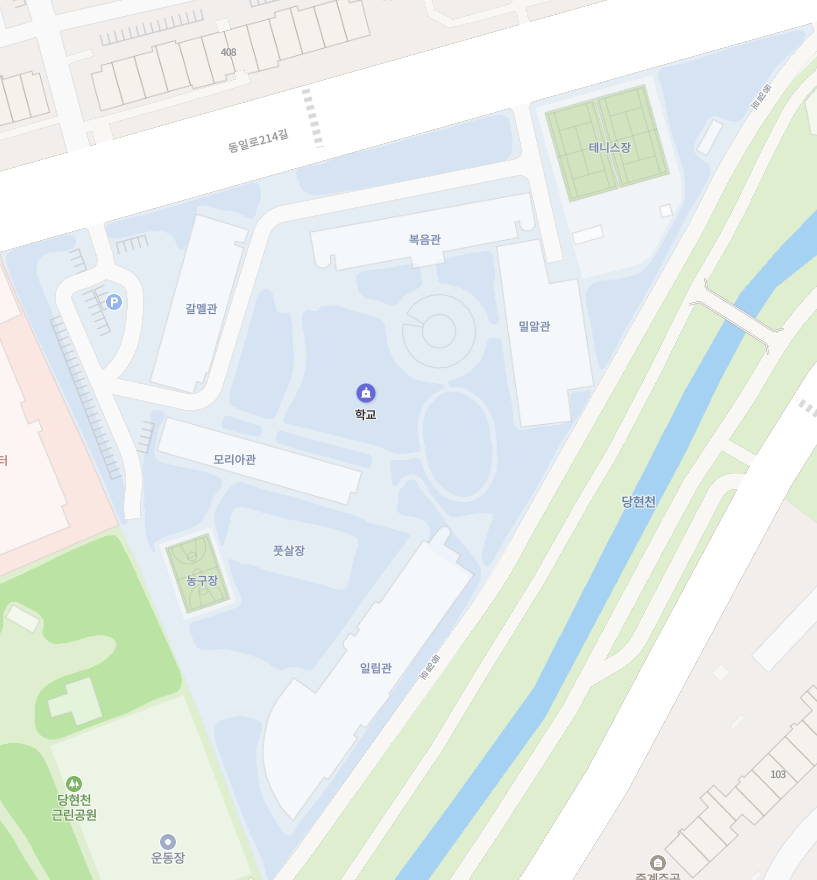
#> input picture GunLongBoat_codex/Assets/Images/naver_map.png, 817 x 880 px
$ python optimize_ilip_box.py
#> lines starting #> are read from the running program, lines starting #| are printed output that depends on the picture; after the words box and inside, x2 and y2 are one past the last pixel; in counts of white or black regions, pixels touching at a corner belong together; long printed decimals are rounded
import math
from pathlib import Path

import numpy as np
from PIL import Image, ImageDraw
from scipy import ndimage, optimize


root = Path(__file__).resolve().parents[1]
source = Image.open(root / "Assets/Images/naver_map.png").convert("RGB")
a = np.asarray(source)
x0, y0, x1, y1 = 220, 500, 500, 850
roi = np.all(a[y0:y1, x0:x1] == (245, 248, 251), axis=2)
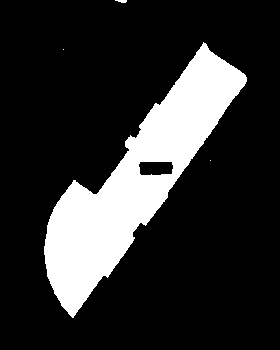
#> roi: shape (350, 280) bool; 18.3% white; 4 white regions (2 under 20 px), largest, box (x1, y1, x2, y2) and area: (44, 42, 247, 318) 17936, (115, 0, 127, 3) 26
labels, count = ndimage.label(roi)
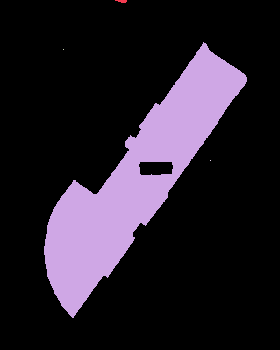
#> labels: shape (350, 280) int32; 5 distinct labels, from 0 to 4; one colour per label, 0 black
#> count = 4
sizes = np.bincount(labels.ravel())[1:]
#> sizes = [26, 17936, 1, 1]
target = labels == (np.argmax(sizes) + 1)
#> target: shape (350, 280) bool; 18.3% white; 1 white region, box (x1, y1, x2, y2) and area: (44, 42, 247, 318) 17936


def corners(values):
    cx, cy, length, width, angle = values
    direction = np.array([math.cos(math.radians(angle)),
                          math.sin(math.radians(angle))])
    side = np.array([-direction[1], direction[0]])
    center = np.array([cx, cy])
    return [center + direction * length / 2 * u + side * width / 2 * v
            for u, v in [(-1, -1), (1, -1), (1, 1), (-1, 1)]]


def score(values):
    if not (300 < values[0] < 400 and 620 < values[1] < 720
            and 240 < values[2] < 315 and 40 < values[3] < 95
            and -60 < values[4] < -45):
        return 1
    mask = Image.new("1", (x1 - x0, y1 - y0))
#> mask: PIL image 280x350 1; every value is 0
    ImageDraw.Draw(mask).polygon([(float(p[0] - x0), float(p[1] - y0))
                                  for p in corners(values)], fill=1)
#> mask: PIL image 280x350 1; 20.8% white; 1 white region, box (x1, y1, x2, y2) and area: (17, 38, 249, 310) 20412
    predicted = np.asarray(mask, dtype=bool)
    intersection = np.count_nonzero(target & predicted)
#> intersection = 16368
    union = np.count_nonzero(target | predicted)
#> union = 21980
    return 1 - intersection / union


initial = np.array([352.58, 673.74, 288, 70.14, -52.5])
result = optimize.minimize(score, initial, method="Nelder-Mead",
                           options={"maxiter": 450, "xatol": 0.05, "fatol": 1e-5})
#> in score (call 2), `ImageDraw.Draw(mask).polygon([(float(p[0] - x0), float(p[1] - y0)) for..`: mask: PIL image 280x350 1; 20.8% white; 1 white region, box (x1, y1, x2, y2) and area: (34, 38, 266, 310) 20412
#> in score (call 3), `ImageDraw.Draw(mask).polygon([(float(p[0] - x0), float(p[1] - y0)) for..`: mask: PIL image 280x350 1; 20.9% white; 1 white region, box (x1, y1, x2, y2) and area: (17, 71, 249, 344) 20529
#> in score (call 4), `ImageDraw.Draw(mask).polygon([(float(p[0] - x0), float(p[1] - y0)) for..`: mask: PIL image 280x350 1; 22.1% white; 1 white region, box (x1, y1, x2, y2) and area: (12, 32, 253, 316) 21628
#> in score (call 5), `ImageDraw.Draw(mask).polygon([(float(p[0] - x0), float(p[1] - y0)) for..`: mask: PIL image 280x350 1; 21.9% white; 1 white region, box (x1, y1, x2, y2) and area: (15, 37, 250, 311) 21450
#> in score (call 6), `ImageDraw.Draw(mask).polygon([(float(p[0] - x0), float(p[1] - y0)) for..`: mask: PIL image 280x350 1; 20.8% white; 1 white region, box (x1, y1, x2, y2) and area: (21, 35, 244, 312) 20425
#> in score (call 7), `ImageDraw.Draw(mask).polygon([(float(p[0] - x0), float(p[1] - y0)) for..`: mask: PIL image 280x350 1; 21.8% white; 1 white region, box (x1, y1, x2, y2) and area: (23, 0, 256, 280) 21352
#> in score (call 8), `ImageDraw.Draw(mask).polygon([(float(p[0] - x0), float(p[1] - y0)) for..`: mask: PIL image 280x350 1; 21% white; 1 white region, box (x1, y1, x2, y2) and area: (18, 54, 250, 328) 20617
#> in score (call 9), `ImageDraw.Draw(mask).polygon([(float(p[0] - x0), float(p[1] - y0)) for..`: mask: PIL image 280x350 1; 21.7% white; 1 white region, box (x1, y1, x2, y2) and area: (21, 18, 254, 296) 21236
#> in score (call 10), `ImageDraw.Draw(mask).polygon([(float(p[0] - x0), float(p[1] - y0)) for..`: mask: PIL image 280x350 1; 21.1% white; 1 white region, box (x1, y1, x2, y2) and area: (19, 45, 251, 320) 20676
#> in score (call 11), `ImageDraw.Draw(mask).polygon([(float(p[0] - x0), float(p[1] - y0)) for..`: mask: PIL image 280x350 1; 21.8% white; 1 white region, box (x1, y1, x2, y2) and area: (0, 37, 233, 318) 21350
#> in score (call 12), `ImageDraw.Draw(mask).polygon([(float(p[0] - x0), float(p[1] - y0)) for..`: mask: PIL image 280x350 1; 21.2% white; 1 white region, box (x1, y1, x2, y2) and area: (26, 37, 258, 312) 20736
#> in score (call 13), `ImageDraw.Draw(mask).polygon([(float(p[0] - x0), float(p[1] - y0)) for..`: mask: PIL image 280x350 1; 21.8% white; 1 white region, box (x1, y1, x2, y2) and area: (15, 41, 260, 314) 21395
#> in score (call 14), `ImageDraw.Draw(mask).polygon([(float(p[0] - x0), float(p[1] - y0)) for..`: mask: PIL image 280x350 1; 20.8% white; 1 white region, box (x1, y1, x2, y2) and area: (24, 47, 254, 311) 20430
#> in score (call 15), `ImageDraw.Draw(mask).polygon([(float(p[0] - x0), float(p[1] - y0)) for..`: mask: PIL image 280x350 1; 21.8% white; 1 white region, box (x1, y1, x2, y2) and area: (23, 45, 261, 317) 21344
#> in score (call 16), `ImageDraw.Draw(mask).polygon([(float(p[0] - x0), float(p[1] - y0)) for..`: mask: PIL image 280x350 1; 21% white; 1 white region, box (x1, y1, x2, y2) and area: (27, 49, 264, 319) 20598
#> in score (call 17), `ImageDraw.Draw(mask).polygon([(float(p[0] - x0), float(p[1] - y0)) for..`: mask: PIL image 280x350 1; 21.6% white; 1 white region, box (x1, y1, x2, y2) and area: (18, 40, 253, 313) 21208
#> in score (call 18), `ImageDraw.Draw(mask).polygon([(float(p[0] - x0), float(p[1] - y0)) for..`: mask: PIL image 280x350 1; 20.7% white; 1 white region, box (x1, y1, x2, y2) and area: (18, 39, 250, 311) 20319
#> in score (call 19), `ImageDraw.Draw(mask).polygon([(float(p[0] - x0), float(p[1] - y0)) for..`: mask: PIL image 280x350 1; 21.8% white; 1 white region, box (x1, y1, x2, y2) and area: (14, 34, 255, 317) 21315
#> in score (call 20), `ImageDraw.Draw(mask).polygon([(float(p[0] - x0), float(p[1] - y0)) for..`: mask: PIL image 280x350 1; 21.1% white; 1 white region, box (x1, y1, x2, y2) and area: (22, 43, 254, 313) 20682
#> in score (call 21), `ImageDraw.Draw(mask).polygon([(float(p[0] - x0), float(p[1] - y0)) for..`: mask: PIL image 280x350 1; 22.1% white; 1 white region, box (x1, y1, x2, y2) and area: (22, 43, 261, 318) 21687
#> in score (call 22), `ImageDraw.Draw(mask).polygon([(float(p[0] - x0), float(p[1] - y0)) for..`: mask: PIL image 280x350 1; 21.1% white; 1 white region, box (x1, y1, x2, y2) and area: (19, 40, 253, 312) 20648
#> in score (call 23), `ImageDraw.Draw(mask).polygon([(float(p[0] - x0), float(p[1] - y0)) for..`: mask: PIL image 280x350 1; 21.6% white; 1 white region, box (x1, y1, x2, y2) and area: (21, 36, 260, 306) 21130
#> in score (call 24), `ImageDraw.Draw(mask).polygon([(float(p[0] - x0), float(p[1] - y0)) for..`: mask: PIL image 280x350 1; 21.5% white; 1 white region, box (x1, y1, x2, y2) and area: (19, 42, 254, 316) 21054
#> in score (call 25), `ImageDraw.Draw(mask).polygon([(float(p[0] - x0), float(p[1] - y0)) for..`: mask: PIL image 280x350 1; 20.6% white; 1 white region, box (x1, y1, x2, y2) and area: (27, 41, 249, 312) 20193
#> in score (call 26), `ImageDraw.Draw(mask).polygon([(float(p[0] - x0), float(p[1] - y0)) for..`: mask: PIL image 280x350 1; 20.9% white; 1 white region, box (x1, y1, x2, y2) and area: (24, 41, 252, 312) 20497
#> in score (call 27), `ImageDraw.Draw(mask).polygon([(float(p[0] - x0), float(p[1] - y0)) for..`: mask: PIL image 280x350 1; 21.3% white; 1 white region, box (x1, y1, x2, y2) and area: (15, 45, 248, 315) 20906
#> in score (call 28), `ImageDraw.Draw(mask).polygon([(float(p[0] - x0), float(p[1] - y0)) for..`: mask: PIL image 280x350 1; 21.2% white; 1 white region, box (x1, y1, x2, y2) and area: (23, 39, 255, 313) 20736
#> in score (call 29), `ImageDraw.Draw(mask).polygon([(float(p[0] - x0), float(p[1] - y0)) for..`: mask: PIL image 280x350 1; 21.1% white; 1 white region, box (x1, y1, x2, y2) and area: (23, 39, 253, 309) 20662
#> in score (call 30), `ImageDraw.Draw(mask).polygon([(float(p[0] - x0), float(p[1] - y0)) for..`: mask: PIL image 280x350 1; 20.5% white; 1 white region, box (x1, y1, x2, y2) and area: (26, 41, 254, 311) 20071
#> in score (call 31), `ImageDraw.Draw(mask).polygon([(float(p[0] - x0), float(p[1] - y0)) for..`: mask: PIL image 280x350 1; 20% white; 1 white region, box (x1, y1, x2, y2) and area: (29, 42, 254, 310) 19626
#> in score (call 32), `ImageDraw.Draw(mask).polygon([(float(p[0] - x0), float(p[1] - y0)) for..`: mask: PIL image 280x350 1; 20.6% white; 1 white region, box (x1, y1, x2, y2) and area: (24, 37, 252, 310) 20220
#> in score (call 33), `ImageDraw.Draw(mask).polygon([(float(p[0] - x0), float(p[1] - y0)) for..`: mask: PIL image 280x350 1; 20.8% white; 1 white region, box (x1, y1, x2, y2) and area: (22, 38, 255, 309) 20367
#> in score (call 34), `ImageDraw.Draw(mask).polygon([(float(p[0] - x0), float(p[1] - y0)) for..`: mask: PIL image 280x350 1; 20.5% white; 1 white region, box (x1, y1, x2, y2) and area: (23, 39, 254, 313) 20079
#> in score (call 35), `ImageDraw.Draw(mask).polygon([(float(p[0] - x0), float(p[1] - y0)) for..`: mask: PIL image 280x350 1; 20.4% white; 1 white region, box (x1, y1, x2, y2) and area: (23, 39, 255, 315) 20010
#> in score (call 36), `ImageDraw.Draw(mask).polygon([(float(p[0] - x0), float(p[1] - y0)) for..`: mask: PIL image 280x350 1; 20.4% white; 1 white region, box (x1, y1, x2, y2) and area: (28, 38, 256, 311) 20030
#> in score (call 37), `ImageDraw.Draw(mask).polygon([(float(p[0] - x0), float(p[1] - y0)) for..`:
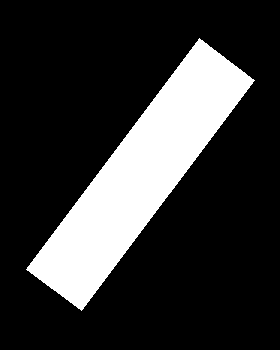
#> mask: PIL image 280x350 1; 20.5% white; 1 white region, box (x1, y1, x2, y2) and area: (26, 38, 255, 311) 20129
#> in score (call 37), `intersection = np.count_nonzero(target & predicted)`: intersection = 16880
#> in score (call 37), `union = np.count_nonzero(target | predicted)`: union = 21185
#> in score (call 38), `ImageDraw.Draw(mask).polygon([(float(p[0] - x0), float(p[1] - y0)) for..`:
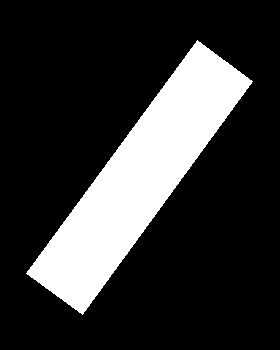
#> mask: PIL image 280x350 1; 20.6% white; 1 white region, box (x1, y1, x2, y2) and area: (26, 40, 253, 315) 20197
#> in score (call 38), `intersection = np.count_nonzero(target & predicted)`: intersection = 16830
#> in score (call 38), `union = np.count_nonzero(target | predicted)`: union = 21303
#> in score (call 39), `ImageDraw.Draw(mask).polygon([(float(p[0] - x0), float(p[1] - y0)) for..`:
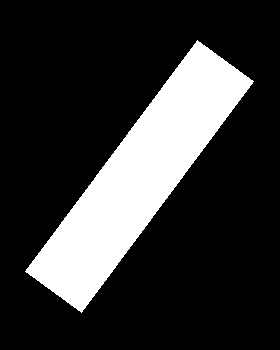
#> mask: PIL image 280x350 1; 20.7% white; 1 white region, box (x1, y1, x2, y2) and area: (25, 40, 254, 313) 20261
#> in score (call 39), `intersection = np.count_nonzero(target & predicted)`: intersection = 16918
#> in score (call 39), `union = np.count_nonzero(target | predicted)`: union = 21279
#> in score (call 40), `ImageDraw.Draw(mask).polygon([(float(p[0] - x0), float(p[1] - y0)) for..`:
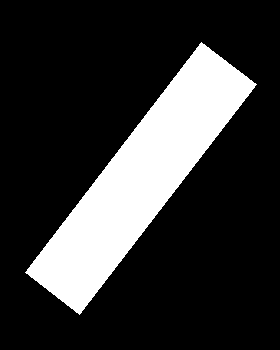
#> mask: PIL image 280x350 1; 20.6% white; 1 white region, box (x1, y1, x2, y2) and area: (25, 42, 257, 315) 20220
#> in score (call 40), `intersection = np.count_nonzero(target & predicted)`: intersection = 16877
#> result = 8 items
print("initial", initial, "IoU", 1 - score(initial))
print("optimized", result.x, "IoU", 1 - result.fun)
#| optimized [360.941 677.622 287.816   60.793 -54.086] IoU 0.8328
preview = source.copy()
pen = ImageDraw.Draw(preview)
for values, color in ((initial, (255, 0, 0)), (result.x, (0, 255, 0))):
    polygon = [tuple(map(float, p)) for p in corners(values)]
    pen.line(polygon + [polygon[0]], fill=color, width=2)
#> this loop made 2 passes
#> color on pass 1: (255, 0, 0)
#> color on pass 2: (0, 255, 0)
preview.save(root / "Temp/ilip_box_optimization.png")
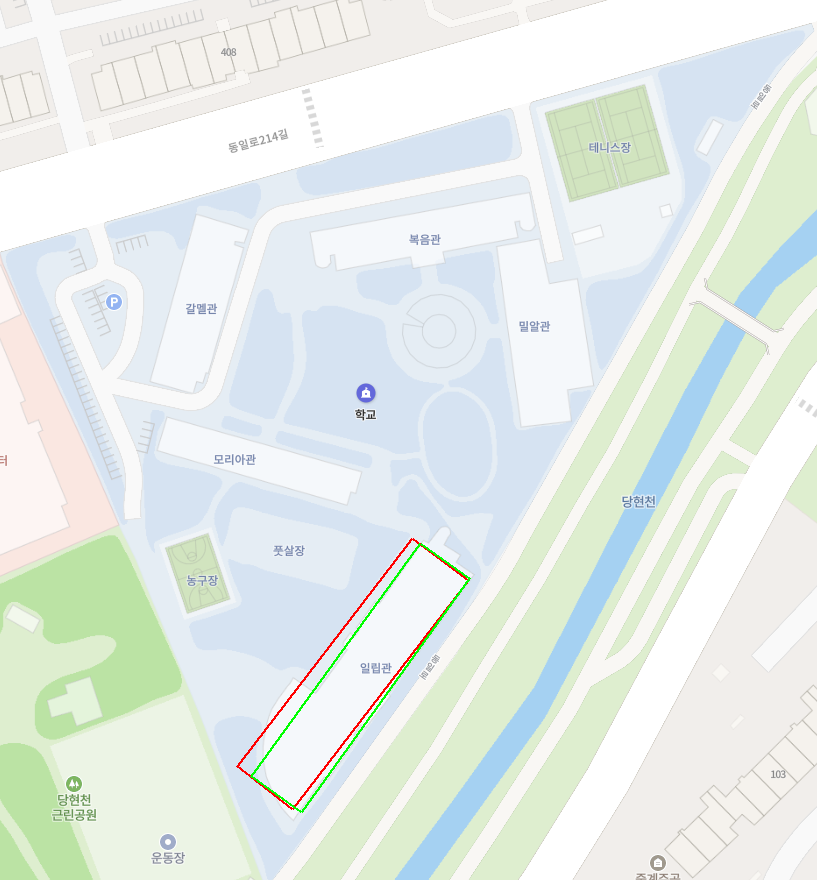
#> saved as ilip_box_optimization.png: PIL image 817x880 RGB; mean R, G, B 229.7, 237.5, 232.9
